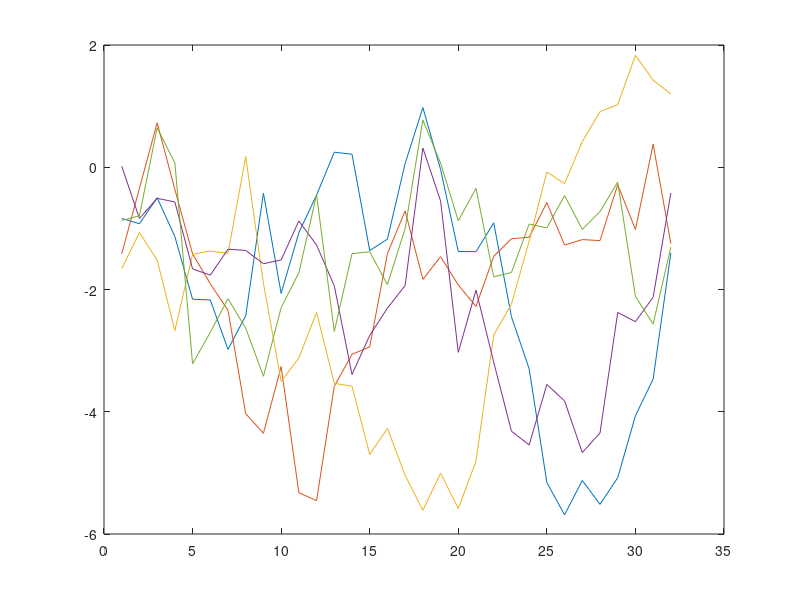

The MATLAB source for this figure:
% 
% This m-file implements sampling from a Gaussian Markov random field in
% both one- and two-dimensions with precision matrix given by the discrete
% negative-Laplacian with Neumann boundary conditions. It also implements
% sampling from independent increment IGMRFs, in which edges appear in the  
% samples. Figures in Chapter 4 were generated using this code, and the 
% methodology is described in Ch 5.
% 
% written by John Bardsley 2016.
%
clear all, close all
% 1D iid increment case
% x_{i+1}-x_i ~ N(0,1)
n=32;
one_vec = ones(n,1);
L1D = spdiags([-one_vec 2*one_vec -one_vec],[-1 0 1],n,n);

[V, Delta] = eigs(L1D,n);
Delta_col = diag(Delta);
Delta_col = sqrt(Delta_col);
Delta_col = 1./Delta_col;
delta_new = diag(Delta_col);
solution = V*delta_new;
v       = randn(n,5);
samps   = solution*v;
figure(1)
  plot(samps)

% 
% % 2D iid increment case
% % x_{i+1,j}-x_{i,j} ~ N(0,1) and x_{i,j+1}-x_{i,j} ~ N(0,1)
% I      = speye(n,n);
% Dh     = kron(I,D);
% Dv     = kron(D,I);
% D      = [Dh;Dv];
% R      = chol(D'*D + sqrt(eps)*speye(n^2,n^2));
% v      = randn(max(size(D)),1);
% sample = R\(R'\(D'*v));
% figure(3)
%   imagesc(reshape(sample,n,n)), colormap(gray), colorbar

